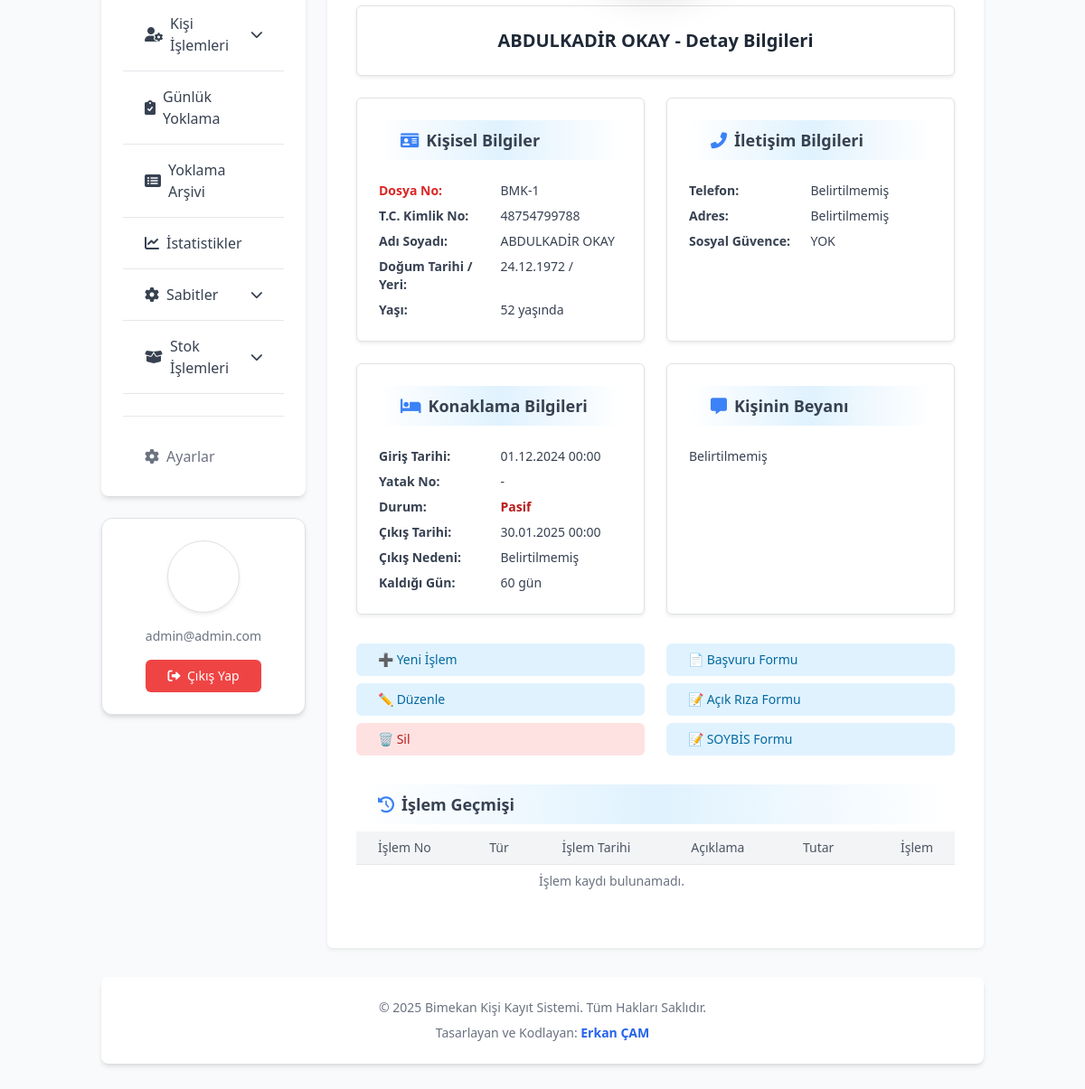
/misafir/1/detay/ (signed in, lower part), run on an earlier commit of the app's database.
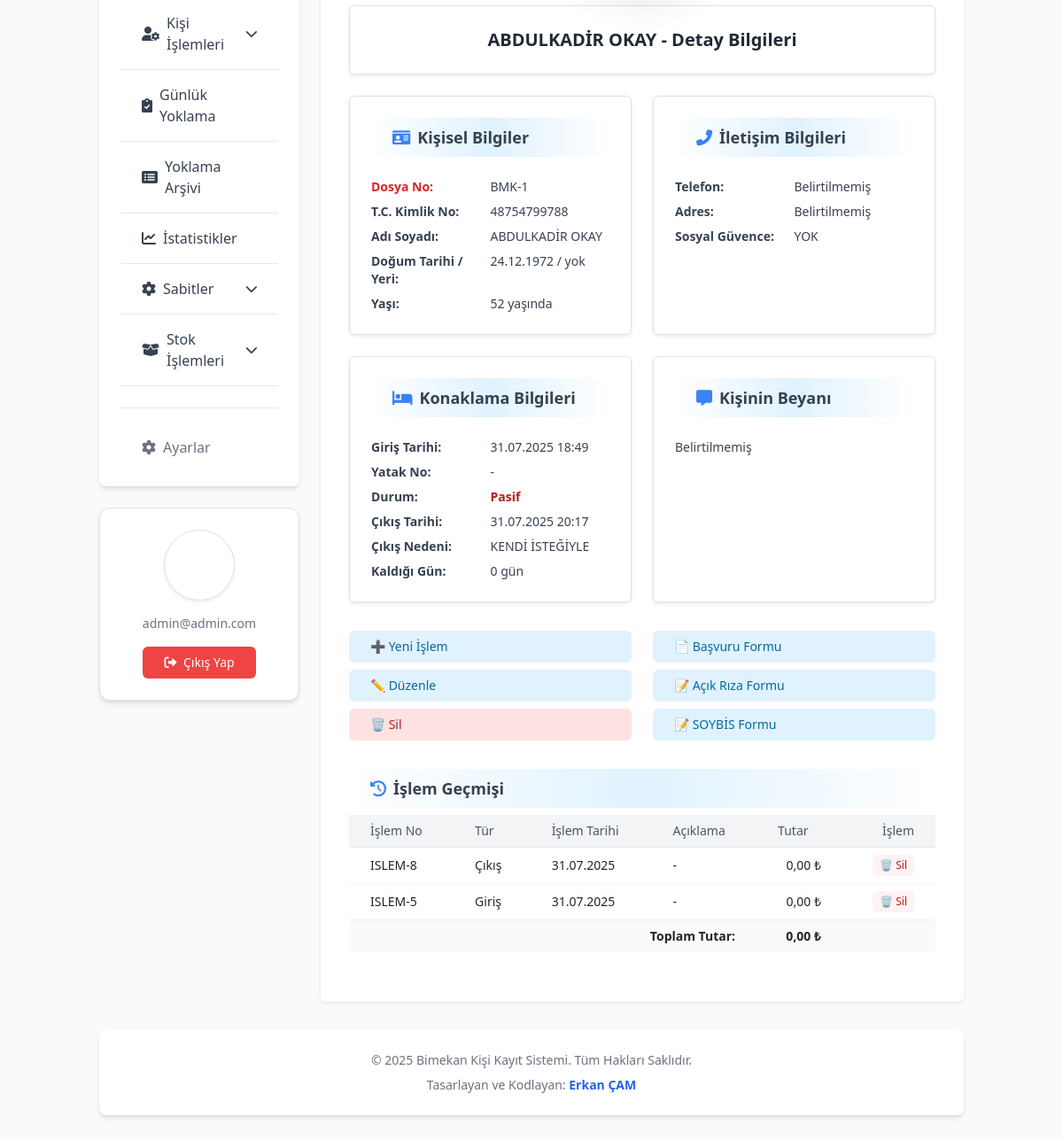
And on a later commit of the database.
### kayitlar/models.py (models this page shows, shortened)
class Misafir(models.Model):
    DURUM_SECENEKLERI = [
        ('AKTIF', 'Aktif'),
        ('PASIF', 'Pasif'),
    ]
    SOSYAL_GUVENCE_CHOICES = [
        ('SGK', 'SGK'),
        ('BAGKUR', 'Bağkur'),
        ('EMEKLI_SANDIGI', 'Emekli Sandığı'),
        ('YOK', 'Yok'),
        ('DIGER', 'Diğer'),
    ]
    dosya_no = models.CharField(
        max_length=30,
        unique=True,
        verbose_name="Dosya No",
        help_text="Kişiye özel benzersiz dosya numarası"
    )
    ad = models.CharField(max_length=100, verbose_name="Adı")
    soyad = models.CharField(max_length=100, verbose_name="Soyadı")
    tc_kimlik_no = models.CharField(
        max_length=11,
        unique=True,
        verbose_name="T.C. Kimlik No",
        help_text="11 haneli T.C. Kimlik Numarası"
    )
    giris_tarihi = models.DateTimeField(
        default=timezone.now,
        verbose_name="Giriş Tarihi"
    )
    cikis_tarihi = models.DateTimeField( # Misafir modeline taşındı
        blank=True,
        null=True,
        verbose_name="Çıkış Tarihi"
    )
    cikis_nedeni = models.TextField( # Misafir modeline taşındı
        verbose_name="Son Çıkış Nedeni",
        blank=True,
        null=True,
        help_text="Kişinin en son çıkış yapma nedeni."
    )
    dogum_tarihi = models.DateField(verbose_name="Doğum Tarihi")
    dogum_yeri = models.CharField(max_length=100, verbose_name="Doğum Yeri")
    telefon = models.CharField(
        max_length=20,
        blank=True,
        null=True,
        verbose_name="Telefonu"
    )
    durum = models.CharField(
        max_length=10,
        choices=DURUM_SECENEKLERI,
        default='AKTIF',
        verbose_name="Durum Bilgisi"
    )
    yatak_no = models.ForeignKey(
        Yatak,
        on_delete=models.SET_NULL,
        blank=True,
        null=True,
        verbose_name="Yatak Numarası",
        help_text="Kişinin kaldığı yatak numarası"
    )
    adres = models.TextField(
        blank=True,
        null=True,
        verbose_name="Adresi"
    )
    sosyal_guvence = models.ForeignKey(
        SosyalGuvence,
        on_delete=models.SET_NULL,
        blank=True,
        null=True,
        verbose_name="Sosyal Güvencesi"
    )
    fotograf = models.ImageField(
        upload_to='misafir_fotograflari/',
        blank=True,
        null=True,
        verbose_name="Kişi Fotoğrafı"
    )
    beyan = models.TextField(
        blank=True,
        null=True,
        verbose_name="Kişinin Beyanı",
        help_text="Kişinin kendi beyanı veya önemli notlar"
    )
    class Meta:
        verbose_name = "Misafir"
        verbose_name_plural = "Misafirler"
        ordering = ['-giris_tarihi']

class SosyalGuvence(models.Model):
    ad = models.CharField(max_length=100, unique=True, verbose_name="Sosyal Güvence Adı")
    def __str__(self):
        return self.ad
    class Meta:
        verbose_name = "Sosyal Güvence"
        verbose_name_plural = "Sosyal Güvenceler"
        ordering = ['ad']

class Islem(models.Model):
    misafir = models.ForeignKey(
        Misafir,
        on_delete=models.CASCADE,
        related_name='islemler',
        verbose_name="İlgili Misafir"
    )
    islem_no = models.CharField(
        max_length=35,
        unique=True,
        verbose_name="İşlem Numarası",
        help_text="Otomatik oluşturulan benzersiz işlem numarası"
    )
    islem_turu = models.ForeignKey(
        IslemTuru,
        on_delete=models.PROTECT,
        verbose_name="İşlem Türü"
    )
    islem_zamani = models.DateTimeField(
        default=timezone.now,  # Varsayılan değer olarak şu anki zamanı ayarlayın
        verbose_name="İşlem Zamanı"
    )
    kurum = models.ForeignKey(
        Kurum, on_delete=models.SET_NULL, null=True, blank=True, related_name="islemler")
    aciklama = models.TextField(
        blank=True,
        null=True,
        verbose_name="İşlem Açıklaması",
        help_text="Yapılan işlemle ilgili detaylı açıklama"
    )
    tutar = models.DecimalField(
        max_digits=10,
        decimal_places=2,
        default=0.00,
        verbose_name="Tutar",
        help_text="Yapılan işlemin tutarı"
    )
    urun = models.ForeignKey(
        'GiyimUrunu',
        on_delete=models.SET_NULL,
        null=True,
        blank=True,
        verbose_name="Verilen Ayni Ürün",
        help_text="Eğer işlem türü 'Ayni Yardım' ise verilen ürün"
    )
    miktar = models.PositiveIntegerField(
        null=True,
        blank=True,
        verbose_name="Verilen Ayni Miktar",
        help_text="Eğer işlem türü 'Ayni Yardım' ise verilen ürünün miktarı"
    )
    class Meta:
        verbose_name = "İşlem"
        verbose_name_plural = "İşlemler"
        ordering = ['-islem_zamani']

class IslemTuru(models.Model):
    ad = models.CharField(max_length=100, unique=True, verbose_name="İşlem Türü Adı")
    durum_degistirir_mi = models.BooleanField(default=False, verbose_name="Durum Değiştirir Mi?")
    yeni_durum = models.CharField(
        max_length=10,
        choices=[('AKTIF', 'Aktif'), ('PASIF', 'Pasif')],
        blank=True,
        null=True,
        verbose_name="Yeni Durum (Eğer Değiştirirse)"
    )
    yatak_guncelleme_gerektirir_mi = models.BooleanField(default=False, verbose_name="Yatak Güncelleme Gerektirir Mi?")
    class Meta:
        verbose_name = "İşlem Türü"
        verbose_name_plural = "İşlem Türleri"
        ordering = ['ad']

### kayitlar/views.py (the view)
# urls.py: path('misafir/<int:pk>/detay/', views.misafir_detay, name='misafir_detay'),
@login_required
def misafir_detay(request, pk):
    misafir = get_object_or_404(Misafir, pk=pk)
    islemler = Islem.objects.filter(misafir=misafir).order_by('-islem_zamani')
    islem_paginator = Paginator(islemler, 20)
    islem_page_number = request.GET.get('islem_page')
    try:
        islem_page_obj = islem_paginator.page(islem_page_number)
    except PageNotAnInteger:
        islem_page_obj = islem_paginator.page(1)
    except EmptyPage:
        islem_page_obj = islem_paginator.page(islem_paginator.num_pages)
    toplam_kalis_suresi = None
    if misafir.durum == 'AKTIF':
        if misafir.giris_tarihi:
            if timezone.is_aware(misafir.giris_tarihi):
                delta = timezone.now() - misafir.giris_tarihi
            else:
                delta = datetime.now() - misafir.giris_tarihi
            toplam_kalis_suresi = f"{delta.days} gün"
    elif misafir.giris_tarihi and misafir.cikis_tarihi:
        delta = misafir.cikis_tarihi - misafir.giris_tarihi
        toplam_kalis_suresi = f"{delta.days} gün"
    toplam_islem_tutari = islemler.aggregate(Sum('tutar'))['tutar__sum']
    if toplam_islem_tutari is None:
        toplam_islem_tutari = 0.00
    yas = None
    if misafir.dogum_tarihi:
        today = date.today()
        yas = today.year - misafir.dogum_tarihi.year
        if (today.month, today.day) < (misafir.dogum_tarihi.month, misafir.dogum_tarihi.day):
            yas -= 1
    context = {
        'title': f"{misafir.ad} {misafir.soyad} Detayları",
        'misafir': misafir,
        'islemler': islem_page_obj.object_list,
        'islem_page_obj': islem_page_obj,
        'toplam_kalis_suresi': toplam_kalis_suresi,
        'toplam_islem_tutari': toplam_islem_tutari,
        'yas': yas,
        'current_section': 'misafir-detay-form',
    }
    return render(request, 'bimekan/misafir_detay.html', context)

### kayitlar/templatetags/turkish_filters.py (called while the page is built)
@register.filter
def turkish_currency(value):
    try:
        value = float(value)
        return f"{value:,.2f}".replace(",", "X").replace(".", ",").replace("X", ".") + " ₺"
    except:
        return "0,00 ₺"

### templates/bimekan/misafir_detay.html (shortened to what the changed rows need)
{% extends 'bimekan/base.html' %}
{% load static %}
{% load turkish_filters %}
{% block content %}
<div class="max-w-screen-lg mx-auto bg-white p-8 rounded-md shadow-sm print:p-0 print:shadow-none print:bg-white">
  <div id="printable-area" class="no-page-break">
    <div class="w-full bg-white border border-gray-200 rounded-md shadow-sm p-6 text-center text-gray-800 text-xl font-bold mb-4">
  {{ misafir.ad }} {{ misafir.soyad }} - Detay Bilgileri
</div>
    <div class="grid grid-cols-1 md:grid-cols-2 gap-6 mb-8">
      <div class="bg-white border border-gray-200 rounded-md shadow-sm p-6 text-sm text-gray-700">
        <div class="grid grid-cols-2 gap-y-2">
          <div class="font-semibold text-red-600">Dosya No:</div>
          <div>{{ misafir.dosya_no }}</div>
          <div class="font-semibold">T.C. Kimlik No:</div>
          <div>{{ misafir.tc_kimlik_no }}</div>
          <div class="font-semibold">Adı Soyadı:</div>
          <div>{{ misafir.ad }} {{ misafir.soyad }}</div>
          <div class="font-semibold">Doğum Tarihi / Yeri:</div>
          <div>{{ misafir.dogum_tarihi|date:"d.m.Y" }} / {{ misafir.dogum_yeri }}</div>
          <div class="font-semibold">Yaşı:</div>
          <div>{% if yas %}{{ yas }} yaşında{% else %}Belirtilmemiş{% endif %}</div>
        </div>
      </div>
      <div class="bg-white border border-gray-200 rounded-md shadow-sm p-6 text-sm text-gray-700">
        <div class="grid grid-cols-2 gap-y-2">
          <div class="font-semibold">Telefon:</div>
          <div>{{ misafir.telefon|default:"Belirtilmemiş" }}</div>
          <div class="font-semibold">Adres:</div>
          <div>{{ misafir.adres|default:"Belirtilmemiş"|linebreaksbr }}</div>
          <div class="font-semibold">Sosyal Güvence:</div>
          <div>{{ misafir.sosyal_guvence|default:"Belirtilmemiş" }}</div>
        </div>
      </div>
      <div class="bg-white border border-gray-200 rounded-md shadow-sm p-6 text-sm text-gray-700">
        <div class="grid grid-cols-2 gap-y-2">
          <div class="font-semibold">Giriş Tarihi:</div>
          <div>{{ misafir.giris_tarihi|date:"d.m.Y H:i" }}</div>
          <div class="font-semibold">Yatak No:</div>
          <div>
             {% if misafir.yatak_no %}
                  {% with yatak_numarasi=misafir.yatak_no.yatak_numarasi %}
                      {% if yatak_numarasi is None or yatak_numarasi == "" or yatak_numarasi|stringformat:"s"|upper == "NAN" %}
                          Yok
                      {% else %}
                          {{ yatak_numarasi }}
                      {% endif %}
                  {% endwith %}
              {% else %}
                  -
              {% endif %}
          </div>
          <div class="font-semibold">Durum:</div>
          <div>
            {% if misafir.durum == 'AKTIF' %}
              <span class="text-green-700 font-semibold">Aktif</span>
            {% else %}
              <span class="text-red-700 font-semibold">Pasif</span>
            {% endif %}
          </div>
          {% if misafir.durum == 'PASIF' %}
            <div class="font-semibold">Çıkış Tarihi:</div>
            <div>{{ misafir.cikis_tarihi|date:"d.m.Y H:i"|default:"Belirtilmemiş" }}</div>
            <div class="font-semibold">Çıkış Nedeni:</div>
            <div>{{ misafir.cikis_nedeni|default:"Belirtilmemiş" }}</div>
          {% endif %}
          <div class="font-semibold">Kaldığı Gün:</div>
          <div>{{ toplam_kalis_suresi|default:"-" }}</div>
        </div>
      </div>
      <div class="bg-white border border-gray-200 rounded-md shadow-sm p-6 text-sm text-gray-700">
       <h3 class="text-lg font-semibold text-gray-700 mb-4 flex items-center bg-gradient-to-r from-white via-sky-100 to-white px-4 py-2 rounded-md">
  <i class="fas fa-comment-alt text-blue-500 mr-2"></i> Kişinin Beyanı
</h3>
        <div>{{ misafir.beyan|default:"Belirtilmemiş"|linebreaksbr }}</div>
      </div>
    </div>
    <div class="grid grid-cols-1 md:grid-cols-2 gap-6 mb-8 print:hidden">
      <div class="flex flex-col gap-2">
      </div>
      <div class="flex flex-col gap-2">
      </div>
    </div>
    <div class="mb-6">
      <h3 class="text-lg font-semibold text-gray-700 mb-2 flex items-center bg-gradient-to-r from-white via-sky-100 to-white px-4 py-2 rounded-md">
</h3>
      <table class="min-w-full divide-y divide-gray-200 text-sm">
        <thead class="bg-gray-100">
  <tr>
    <th class="px-4 py-2 text-left font-medium text-gray-600">İşlem No</th>
    <th class="px-4 py-2 text-left font-medium text-gray-600">Tür</th>
    <th class="px-4 py-2 text-left font-medium text-gray-600">İşlem Tarihi</th>
    <th class="px-4 py-2 text-left font-medium text-gray-600">Açıklama</th>
    <th class="px-4 py-2 text-left font-medium text-gray-600">Tutar</th>
    <th class="px-4 py-2 text-right font-medium text-gray-600 print:hidden">İşlem</th>
  </tr>
</thead>
        <tbody class="bg-white divide-y divide-gray-100">
          {% for islem in islem_page_obj.object_list %}
         <tr>
  <td class="px-4 py-2">{{ islem.islem_no }}</td>
  <td class="px-4 py-2">{{ islem.islem_turu.ad }}</td>
  <td class="px-4 py-2">
  {% if islem.islem_turu.ad|lower == 'giriş' %}
    {{ islem.misafir.giris_tarihi|date:"d.m.Y"|default:"-" }}
  {% elif islem.islem_turu.ad|lower == 'çıkış' %}
    {{ islem.misafir.cikis_tarihi|date:"d.m.Y"|default:"-" }}
  {% else %}
    {{ islem.islem_zamani|date:"d.m.Y"|default:"-" }}
  {% endif %}
</td>
  <td class="px-4 py-2">{{ islem.aciklama|default:"-" }}</td>
  <td class="px-4 py-2 text-right">{{ islem.tutar|turkish_currency }}</td>
  <td class="px-4 py-2 text-right print:hidden">
    <form method="post" action="{% url 'islem_sil' pk=islem.pk %}" onsubmit="return confirm('Bu işlemi silmek istediğinize emin misiniz?')">
      <button type="submit"
              class="px-2 py-1 bg-red-50 text-red-700 text-xs rounded hover:bg-red-100 transition">
        🗑️ Sil
      </button>
    </form>
  </td>
</tr>
          {% empty %}
          <tr>
            <td colspan="5" class="px-4 py-2 text-center text-gray-500">İşlem kaydı bulunamadı.</td>
          </tr>
          {% endfor %}
          {% if islem_page_obj.object_list %}
  <tr class="bg-gray-50 font-semibold">
    <td colspan="4" class="px-4 py-2 text-right">Toplam Tutar:</td>
    <td class="px-4 py-2 text-right">{{ toplam_islem_tutari|turkish_currency }}</td>
    <td class="print:hidden"></td>
  </tr>
{% endif %}
        </tbody>
      </table>
    </div>
  </div>
</div>
{% endblock %}

What changed in the data, as far as the page shows it:
changed Misafir "ABDULKADİR": dogum_yeri (not shown) → "yok"; giris_tarihi "01.12.2024 00:00" → "31.07.2025 18:49"; cikis_tarihi "30.01.2025 00:00" → "31.07.2025 20:17"; cikis_nedeni "Belirtilmemiş" → "KENDİ İSTEĞİYLE"
added Islem: islem_no "ISLEM-8", islem_turu.ad "Çıkış", misafir.cikis_tarihi "31.07.2025", aciklama "-", tutar|turkish_currency "0,00 ₺"
added Islem: islem_no "ISLEM-5", islem_turu.ad "Giriş", misafir.giris_tarihi "31.07.2025", aciklama "-", tutar|turkish_currency "0,00 ₺"
Also different on the page:
{{ toplam_kalis_suresi|default:"-" }}: "60 gün" → "0 gün"
{{ toplam_islem_tutari|turkish_currency }}: (not shown) → "0,00 ₺"
text no longer shown: "İşlem kaydı bulunamadı."
text now shown: "Toplam Tutar:"
